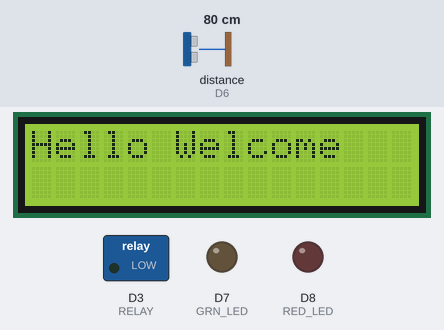
Bench run of a sketch on a simulated ESP8266 (NodeMCU). On the bench: 16×2 character LCD, switched loads named in the sketch (green lamp = pin HIGH), output pins drawn as LEDs (lit = HIGH). Wiring (inferred from the names in the program): ultrasonic range finder: trigger D5; echo D6. The test bench sets the inputs (shaded band); at power-on: distance to the obstacle (sensor on D6) 80 cm. The echo pulse lasts 58.3 µs per cm; WiFi joins after 1.5 s; servers stay silent unless stated; network time is answered at once with the bench clock; the local clock reads 2024-03-15 10:24:30 at power-on unless the sketch sets it; pins used as bus, display or sensor lines are not drawn; what the sketch prints to the serial monitor is not drawn.

Above: at 0.1 s.
At 5.7 s:
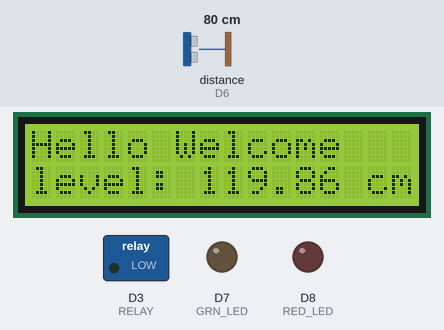

The sketch:

water_level_sensor.ino
```cpp
#include <LiquidCrystal_I2C.h>
#include <ESP8266WiFi.h>
#include <Firebase_ESP_Client.h>
#include <Wire.h>
#include <NTPClient.h>
#include <WiFiUdp.h>

// Provide the token generation process info.
#include "addons/TokenHelper.h"
// Provide the RTDB payload printing info and other helper functions.
#include "addons/RTDBHelper.h"

// Insert your network credentials
#define WIFI_SSID "Mensah's Nokia"
#define WIFI_PASSWORD "lucille2"

// Insert Firebase project API Key
#define API_KEY ""

// Insert RTDB URLefine the RTDB URL
#define DATABASE_URL "https://water-level-monitor-98f48-default-rtdb.firebaseio.com/"

/* Defining the pins */
#define LCD_SCL D1
#define LCD_SDA D2
#define UTS_TRIGGER D5
#define RELAY D3
#define UTS_ECHO D6
#define GRN_LED D7
#define RED_LED D8
#define MAX_DISTANCE 200

// Define Firebase objects
FirebaseData fbdo;
FirebaseAuth auth;
FirebaseConfig config;

bool signupOK = false;

// Database main path (to be updated in setup with the user UID)
String databasePath;
// Database child nodes
String lvlPath = "/level";
String timePath = "/timestamp";

// Parent Node (to be updated in every loop)
String parentPath;

FirebaseJson json;

// Define NTP Client to get time
WiFiUDP ntpUDP;
NTPClient timeClient(ntpUDP, "pool.ntp.org");

// Variable to save current epoch time
int timestamp;
// Delay for the loop
int delay_time = 10000;
// Minimum level to start refilling the tank
float minimum_level = 30;

// Timer variables (send new readings every three minutes)
unsigned long sendDataPrevMillis = 0;
unsigned long timerDelay = 180000;

// Initialize WiFi
void initWiFi() {
  WiFi.begin(WIFI_SSID, WIFI_PASSWORD);
  Serial.print("Connecting to WiFi ..");
  while (WiFi.status() != WL_CONNECTED) {
    Serial.print('.');
    delay(1000);
  }
  Serial.println(WiFi.localIP());
  Serial.println();
}

// Function that gets current epoch time
unsigned long getTime() {
  timeClient.update();
  unsigned long now = timeClient.getEpochTime();
  return now;
}

// Function Prototypes
float readLevel();
void forwardData(float data);
void refill(float min_level);

LiquidCrystal_I2C lcd(0x27, 16, 2); // Setting up the LCD

void setup() {
  // Setting baud for serial communication
  Serial.begin(115200);

  // Pin declarations
  pinMode(UTS_TRIGGER, OUTPUT);
  pinMode(UTS_ECHO, INPUT);
  pinMode(RED_LED, OUTPUT);
  pinMode(GRN_LED, OUTPUT);
  pinMode(RELAY, OUTPUT);

  // Setting up the LCD
  Wire.begin(LCD_SDA, LCD_SCL);
  lcd.begin();
  lcd.backlight();
  lcd.clear();
  lcd.print("Hello Welcome");
  delay(1500);

  // Setting the relay to off position before the loop
  digitalWrite(RELAY, LOW);
  Serial.println("Relay is off");
  delay(2000);

  initWiFi();                                      // Setup to connect wiFi
  timeClient.begin();                              // Create timestamp

  // Assign the api key (required)
  config.api_key = API_KEY;

  // Assign the RTDB URL (required)
  config.database_url = DATABASE_URL;

  /* Sign up */
  if (Firebase.signUp(&config, &auth, "", "")) {
    Serial.println("ok");
    signupOK = true;
  }
  else {
    Serial.printf("%s\n", config.signer.signupError.message.c_str());
  }

  fbdo.setResponseSize(4096);

  // Assign the callback function for the long running token generation task */
  config.token_status_callback = tokenStatusCallback; //see addons/TokenHelper.h

  // Initialize the library with the Firebase authen and config
  Firebase.begin(&config, &auth);
  Firebase.reconnectWiFi(true);

  // Update database path
  databasePath = "/readings";
}

void loop() {
  if (readLevel() < minimum_level) {
    refill(readLevel());
  }
  forwardData(readLevel()); //posting to the database
  delay(delay_time);
}

float readLevel()
{
  //sending the signal
  digitalWrite(UTS_TRIGGER, LOW);
  delayMicroseconds(5);
  digitalWrite(UTS_TRIGGER, HIGH);
  delayMicroseconds(10);
  digitalWrite(UTS_TRIGGER, LOW);
  float duration = pulseIn(UTS_ECHO, HIGH);  // Receiving the signal
  float cm = (duration / 2) / 29.1; // calculating the distance in centimeters
  float water_level = MAX_DISTANCE - cm; //level of oil
  lcd.setCursor(0, 1);
  lcd.print("level: ");
  lcd.print(water_level);
  lcd.print(" cm");
  return water_level;
}

void forwardData(float data) {
  // Send new readings to database
  if (Firebase.ready() && signupOK && (millis() - sendDataPrevMillis > timerDelay || sendDataPrevMillis == 0)) {
    sendDataPrevMillis = millis();

    //Get current timestamp
    timestamp = getTime();
    Serial.print ("time: ");
    Serial.println (timestamp);

    parentPath = databasePath + "/" + String(timestamp);

    json.set(lvlPath.c_str(), String(data));
    Serial.printf("Set json... %s\n", Firebase.RTDB.setJSON(&fbdo, parentPath.c_str(), &json) ? "ok" : fbdo.errorReason().c_str());
  }
}

void refill(float min_level) {
  lcd.clear();
  lcd.print("Water Refilling");
  while (min_level != MAX_DISTANCE) {
    digitalWrite(RELAY, HIGH);
  }
}
```
